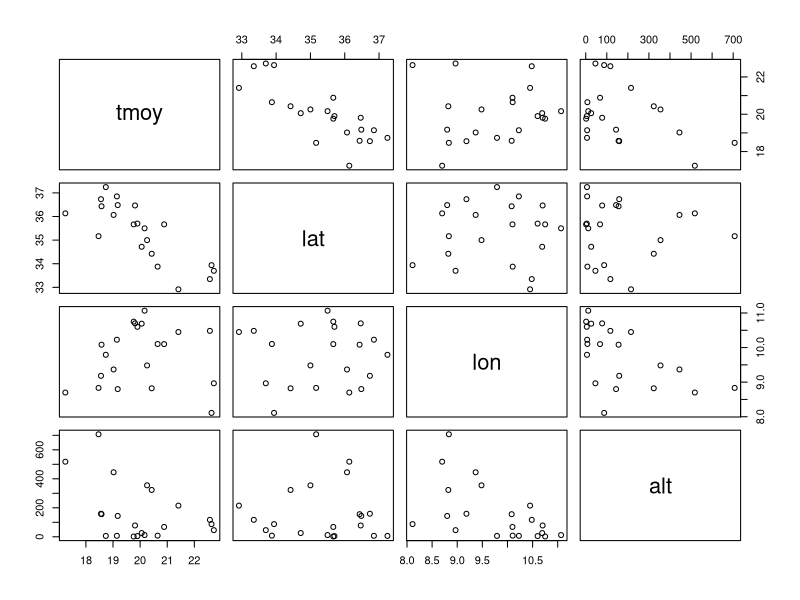
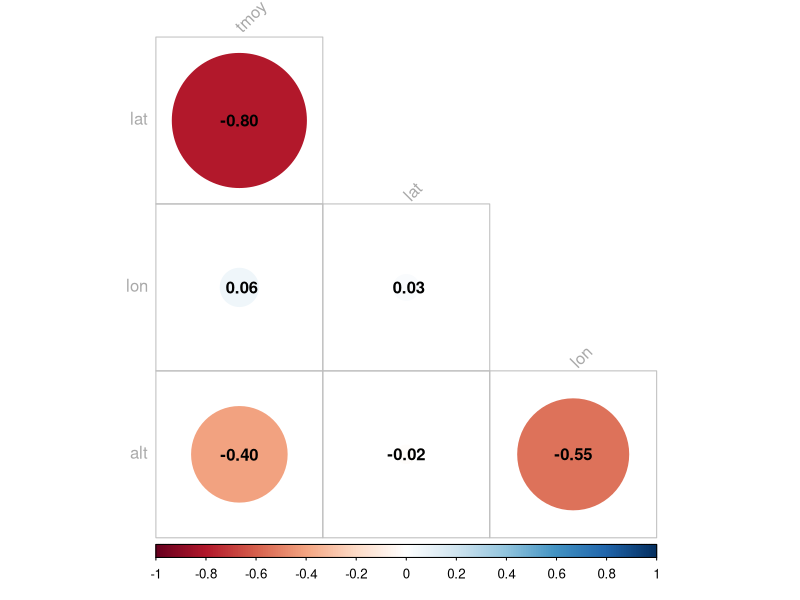

Here is the R script that generated these plots, in order:
## ---- chunk 1
# liste des packages nécessaires
liste_packages <- c("knitr", "readxl", "corrplot")
# liste des éventuels packages à installer (= ceux qui ne sont pas déjà installés)
new_packages <- liste_packages[!(liste_packages %in% installed.packages()[,"Package"])]
# s'il y en a, installation 
if(length(new_packages)) install.packages(new_packages)
## ---- chunk 2
# Importantc: définit les options pr défaut
knitr::opts_chunk$set(echo = TRUE,  # n'affiche pas le code R
                      warning = FALSE,
                      message = FALSE)
library(knitr)  # Pour afficher les tableaux avec kable
library(readxl) # Pour importer le fichier Excel
library(corrplot) # Pour visualiser une matrice de corrélation facile à lire
## ---- chunk 3
#| attr-input: "style='font-size: 2em'"
#| attr-output: "style='font-size: 1em'"
#| echo: true
#| output-location: column
# Importe les données
library(readxl)
tab_depart <-read_xlsx(path = "TUN-CLIMAT/tun_climat.xlsx",
              sheet = "data")
kable(tab_depart, caption = "Tableau de données")
## ---- chunk 4
#| attr-input: "style='font-size: 2em'"
#| attr-output: "style='font-size: 1em'"
#| echo: true
#| output-location: column
don <- tab_depart[,c("code", "nom", "tmoy", "tmin", "tmax", "prec", "lat", "lon", "alt")]
don_reg <- don[, c("tmoy", "lat","lon","alt")]
## ---- chunk 5
#| attr-input: "style='font-size: 2em'"
#| attr-output: "style='font-size: 1em'"
#| echo: true
#| output-location: column

plot(don_reg)
## ---- chunk 6
#| attr-input: "style='font-size: 2em'"
#| attr-output: "style='font-size: 1em'"
#| echo: true
#| output-location: column
cor(don_reg)
## ---- chunk 7
library(corrplot)
# Ce graphique utilise les données de la matrice de corrélation : cor(don_reg)
corrplot(cor(don_reg), type = "lower", 
         diag=FALSE, tl.col = "dark grey", tl.srt = 45,addCoef.col = TRUE)
